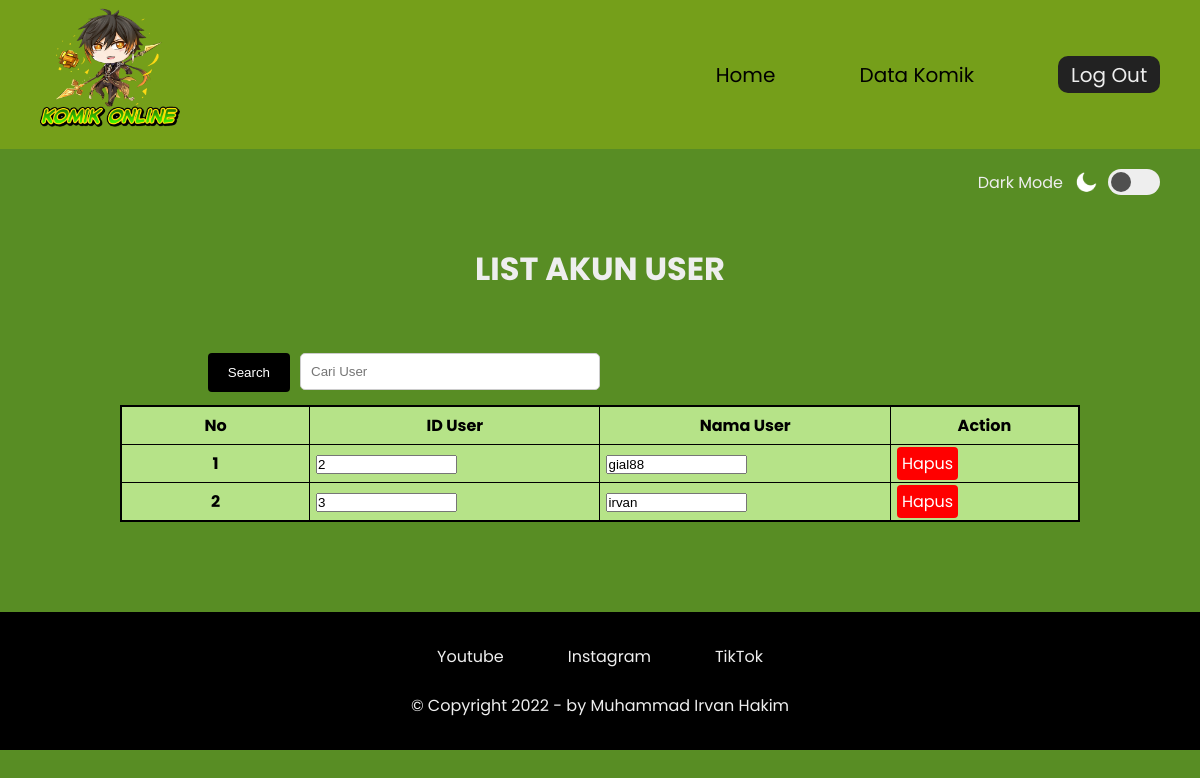
The app's page /admin_menu_akun_user.php (signed in) with its own data.
### tables this page shows
CREATE TABLE `akun` (
  `id` int(11) NOT NULL,
  `nama` varchar(64) NOT NULL,
  `password` varchar(64) NOT NULL
);

### admin_menu_akun_user.php (the view, shortened to what this page needs)
<?php
    include "proses_koneksi.php";
?>
<!DOCTYPE html>
<html lang="en">
<head>
    <link rel="stylesheet" href="style_admin.css?v=<?php echo time();?>/">
</head>
<body>
<header>
    <a href="#"><h1><img src="images/ZhongliB.png" width="140px" height="120px"></h1></a>
    <nav>
      <a href="admin_menu.php">Home</a>
      <a href="admin_menu_data_komik.php">Data Komik</a>
      <a href="proses_logout.php" class="me">Log Out</a>
    </nav>
  </header>
  <div class="mode">
    <p id="change-mode">Dark Mode</p>
    <img id="icon-mode" src="images/moon.png" alt="">
    <input type="checkbox" onclick="lightMode()">
    <br>
  </div>
    <form method="GET">
        <h3 align="center">LIST AKUN USER</h3>
        <div><input type="text" name="keyword" placeholder="Cari User" class="search-bar">
        <button type="submit" name="cari">Search</button></div>
        <table align="center" border="0" class="table">
            <tr>
                <th>No</th>
                <th>ID User</th>
                <th>Nama User</th>
                <th>Action</th>
            </tr>
        <?php
            $no = 1;
            if(isset($_GET['cari'])){
                $keyword = $_GET['keyword'];
                $result = mysqli_query($conn, "SELECT * FROM akun WHERE nama LIKE '%$keyword%'");
            } else{
            $result = mysqli_query($conn, "SELECT * FROM akun");
            }
            while($rowAkun = mysqli_fetch_assoc($result)){
        ?>
                <tr>
                    <th><?= $no++ ?></th>
                    <td><input type="text" size="15" readonly value="<?= $rowAkun['id'] ?>"></td>
                    <td><input type="text" size="15" readonly value="<?= $rowAkun['nama'] ?>"></td>
                    <td><a href="proses_hapus_akun.php?id=<?= $rowAkun['id'] ?>" class="delete"> Hapus </a></td>
                </tr>
        <?php
            }
        ?>
        </table>
    </form>
<footer>
    <nav>
      <br>
      <a href="https://youtube.com/channel/UCjRc-gYlqHi1x9fwCMeVEGw">Youtube</a>
      <a href="https://instagram.com/mirvanhakimmm">Instagram</a>
      <a href="https://www.tiktok.com/@muhammad_irvan_hakim?_t=8VzzYA3N1qj&_r=1">TikTok</a>
    </nav>
    <p>&copy Copyright 2022 - by Muhammad Irvan Hakim </p>
</footer>
</body>
</html>

### style_admin.css (style rules this page uses)
* { padding: 0; margin: 0; box-sizing: border-box; scroll-behavior: smooth; }
:root { --theme: #588d24; --primary-color: #eeeeee; --secondary-color: #000000; --hover-color: #b5aaaa; --nav-color: #222222; --nav-blur: rgb(117, 159, 26); --info-blur: rgba(255, 255, 255, 0.15); --card-blur: rgba(255, 255, 255, 0.3); --shadow: #303030; --download-color: rgb(202, 235, 52); --footer: #000000; }
body { height: 100%; color: var(--primary-color); background: var(--theme); font-family: 'Poppins', sans-serif; }
a { text-decoration: none; }
header { display: flex; justify-content: space-between; align-items: center; padding: 0.5rem 0; background: var(--nav-blur); backdrop-filter: blur(1000px); position: sticky; top: 0; z-index: 1; }
header h1 { margin: 0 2.5rem; color: var(--secondary-color); }
header nav a { font-size: 20px; margin: 0 2.5rem; color: var(--secondary-color); }
.me { color: var(--primary-color); background: var(--nav-color); border-radius: 10px; padding: 0.3rem 0.8rem; align-items: center; }
.mode { display: flex; justify-content: end; align-items: center; margin: 20px 40px 0 0; }
.mode p { margin: 0 10px; }
.mode img { width: 25px; margin: 0 10px 0 0; }
input[type="checkbox"] { position: relative; width: 52px; height: 26px; appearance: none; background: #eeeeee; border-radius: 15px; transition: ease 0.5s; cursor: pointer; }
input[type="checkbox"]::before { position: absolute; content: ""; width: 20px; height: 20px; background: #505050; border-radius: 50%; top: 3px; left: 3px; transition: ease 0.5s; }
footer { background: var(--footer); display: flex; flex-direction: column; align-items: center; }
footer nav { display: flex; }
footer nav a { color: var(--primary-color); margin: 2rem 2rem 0 2rem; }
footer p { font-size: 16px; text-align: center; margin: 1.5rem 0 2rem 0; }

### admin_menu_akun_user.php (style rules this page uses)
h3 { padding-top: 50px; font-size: 32px; margin-bottom: 50px; }
table th { text-align: center; background-color: #909090; color: black; }
table { border-collapse: collapse; width: 80%; margin-top: 50px; margin-left: auto; margin-right: auto; margin-bottom: 90px; border: 2px solid black; }
table td, table th { border: 1px solid black; background-color: #B6E388; padding: 6px; width: 100px; }
tr td .delete { background-color: #FF0000; color: white; padding: 5px 5px; border: none; border-radius: 4px; cursor: pointer; text-decoration: none; }
.search-bar { width: 25%; padding: 10px; border: 1px solid #ccc; border-radius: 5px; box-sizing: border-box; margin-top: 10px; margin-bottom: 15px; margin-right: 50%; resize: vertical; float: right; }
div button[type="submit"] { background-color: black; color: white; margin-top: 10px; margin-right: 10px; padding: 12px 20px; border: none; border-radius: 4px; cursor: pointer; float: right; }

### records on screen
akun: id "2", nama "gial88"
akun: id "3", nama "irvan"
